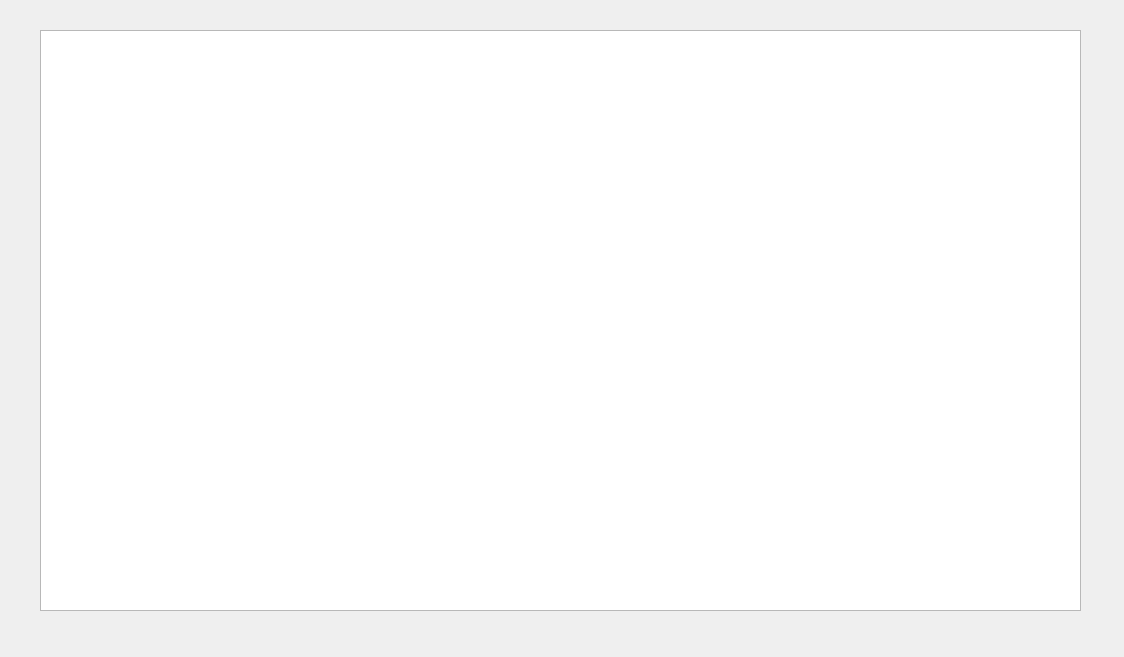
<?xml version="1.0" encoding="UTF-8"?>
<ui version="4.0">
 <class>search</class>
 <widget class="QDialog" name="search">
  <property name="geometry">
   <rect>
    <x>0</x>
    <y>0</y>
    <width>1124</width>
    <height>657</height>
   </rect>
  </property>
  <property name="windowTitle">
   <string>Dialog</string>
  </property>
  <property name="styleSheet">
   <string notr="true">color: rgb(255, 255, 255);</string>
  </property>
  <widget class="QListView" name="listView">
   <property name="geometry">
    <rect>
     <x>40</x>
     <y>30</y>
     <width>1041</width>
     <height>581</height>
    </rect>
   </property>
   <property name="styleSheet">
    <string notr="true">color: rgb(0, 162, 232);</string>
   </property>
  </widget>
  <widget class="QPushButton" name="pushButton_Home">
   <property name="geometry">
    <rect>
     <x>1040</x>
     <y>620</y>
     <width>31</width>
     <height>31</height>
    </rect>
   </property>
   <property name="styleSheet">
    <string notr="true">font: 10pt &quot;Roboto&quot;;
color: rgb(255, 255, 255);
background-color: rgb(0, 162, 232);</string>
   </property>
   <property name="text">
    <string/>
   </property>
   <property name="icon">
    <iconset resource="images.qrc">
     <normaloff>:/new/prefix1/Imagens/back.png</normaloff>:/new/prefix1/Imagens/back.png</iconset>
   </property>
   <property name="autoDefault">
    <bool>false</bool>
   </property>
   <property name="flat">
    <bool>true</bool>
   </property>
  </widget>
 </widget>
 <resources>
  <include location="images.qrc"/>
 </resources>
 <connections/>
</ui>
